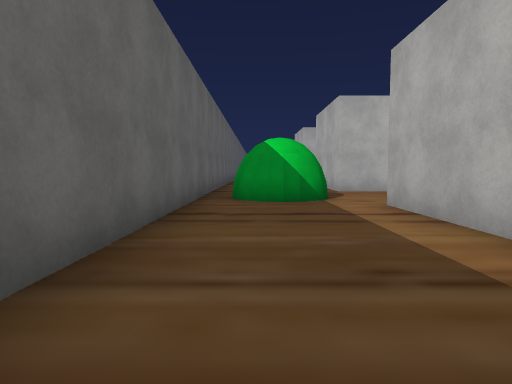
View 1 (above)

23 first-person views from a walk through a scene from a Unity 3-D project. The camera is 1.2 m above the floor, tilts 4° down and sees 75° across. The floor is counted in squares, 2 m on a side. Each view is taken from the middle of a square. On the plan, view 1 faces up. The plan holds only what a view shows up to about 10 squares ahead; the rest is blank. The place goes on beyond the plan. The player is left out. Some surface patterns are stand-ins.

View 2
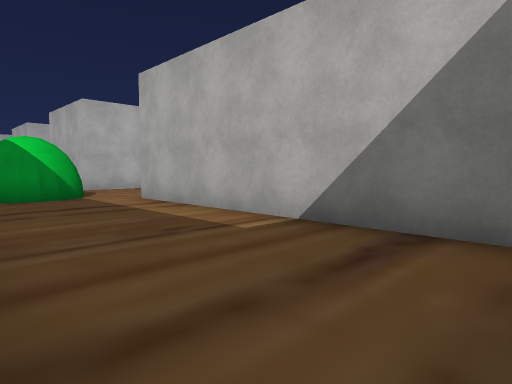

View 3
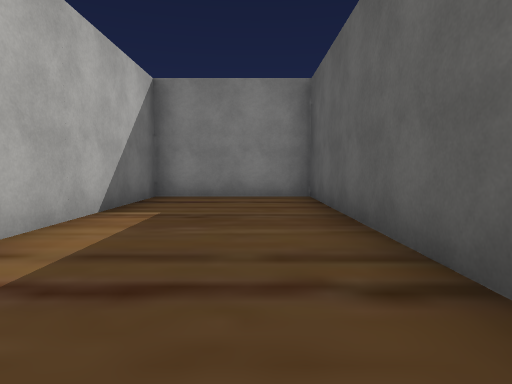

View 4
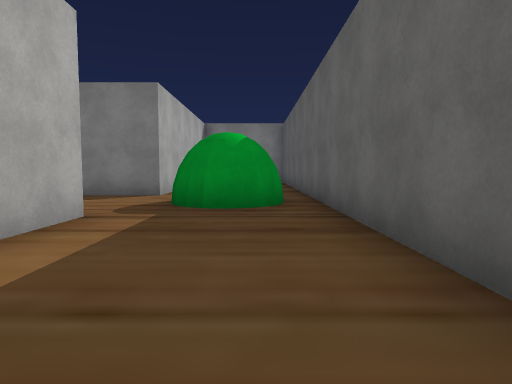

View 5
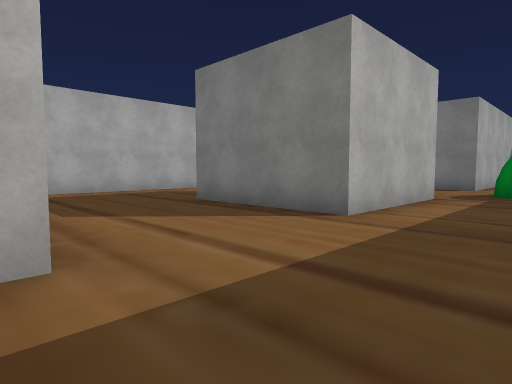

View 6
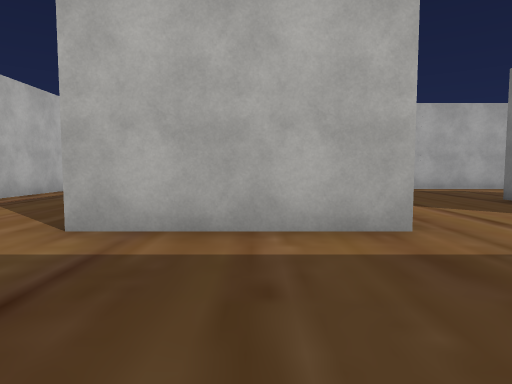

View 7
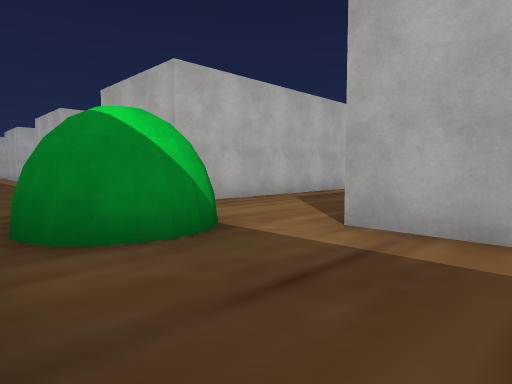

View 8
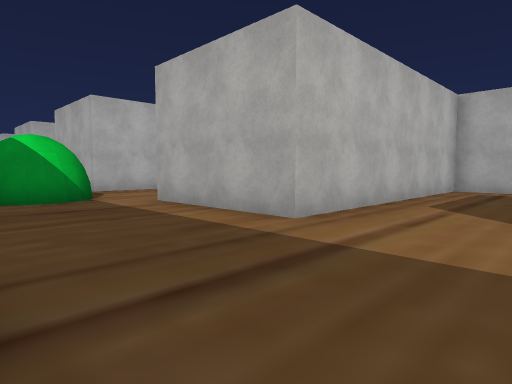

View 9
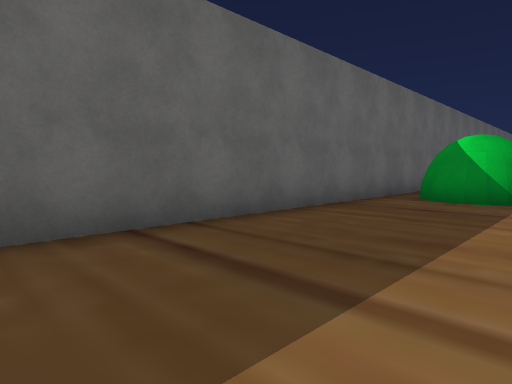

View 10
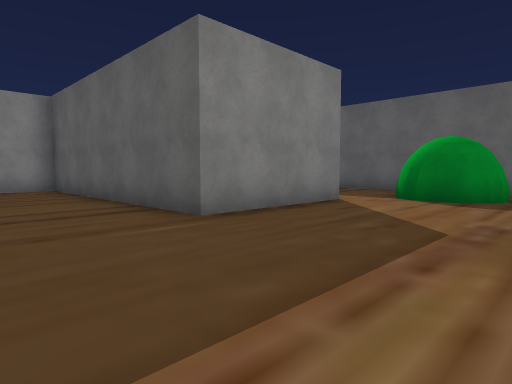

View 11
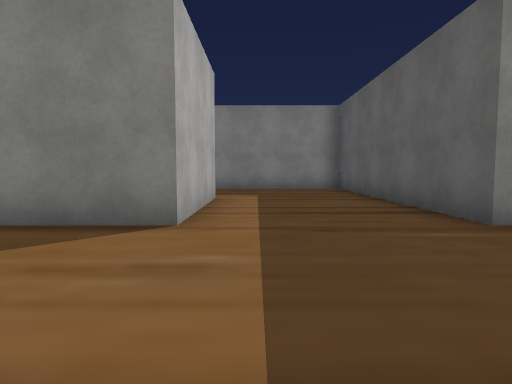

View 12
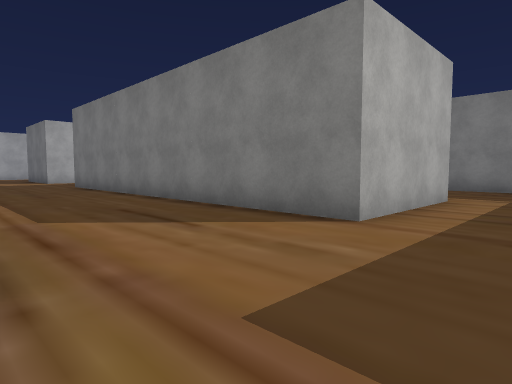

View 13
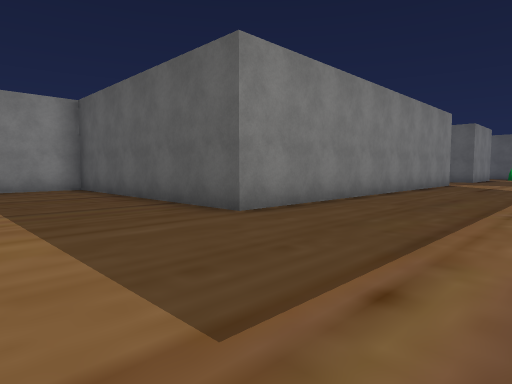

View 14
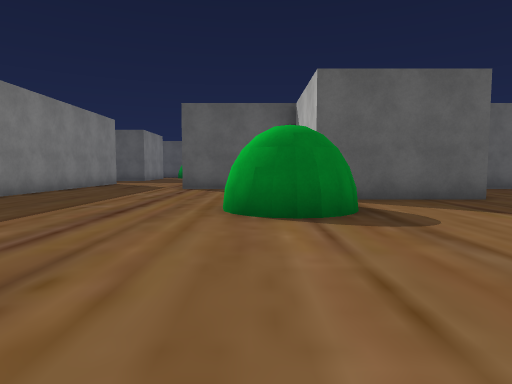

View 15
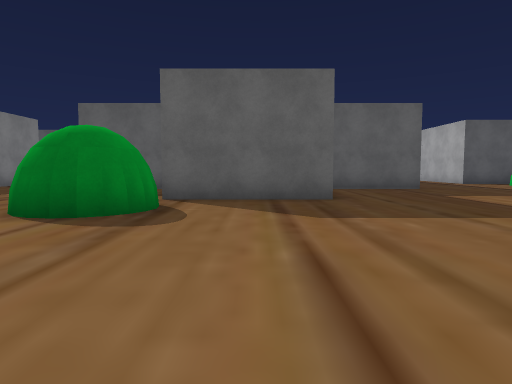

View 16
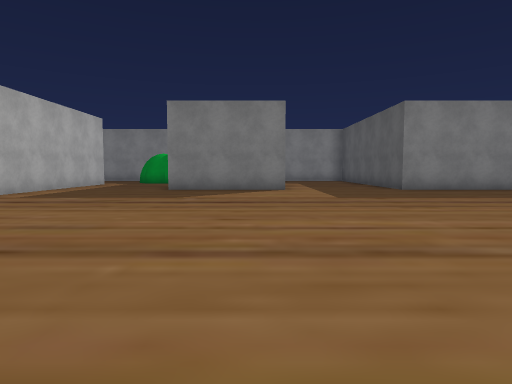

View 17
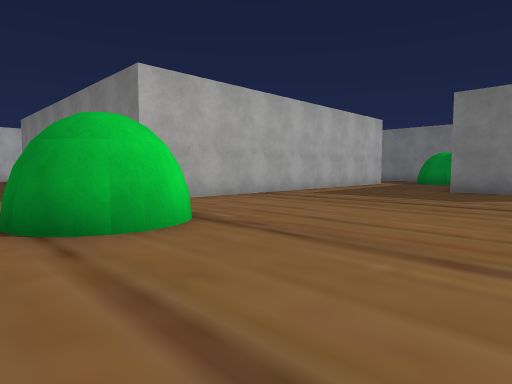

View 18
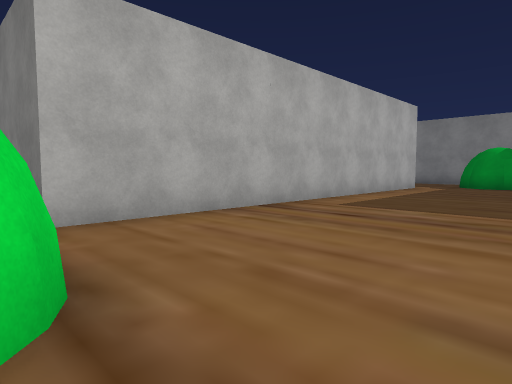

View 19
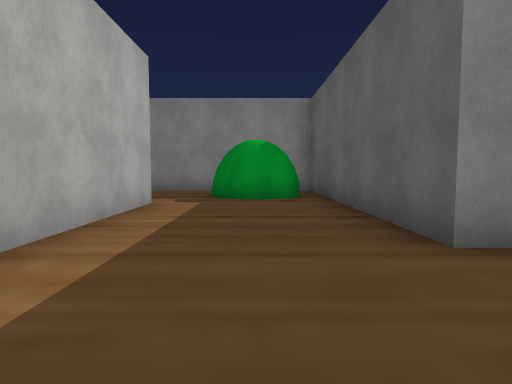

View 20
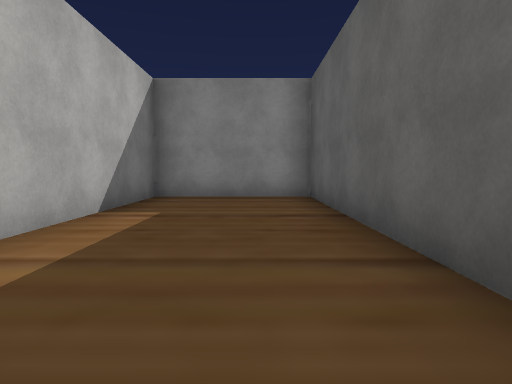

View 21
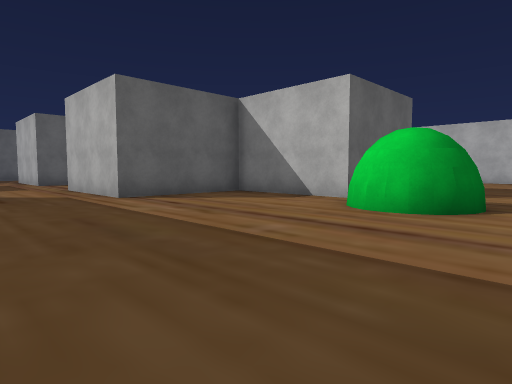

View 22
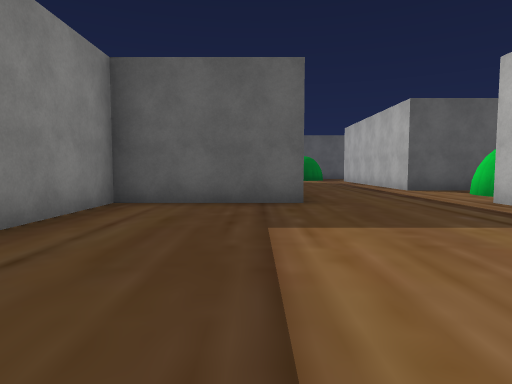

View 23
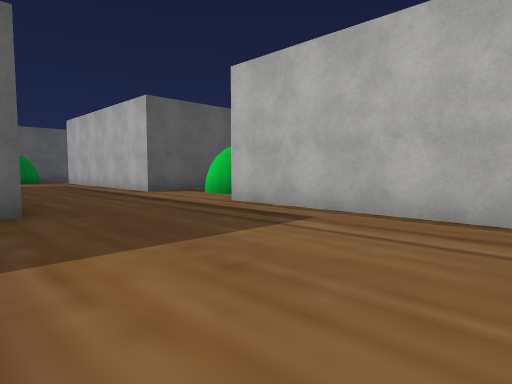

### Floor plan
Points are (right, up) in squares from view 1. A wall is a line through its corners. A room is listed if a view was taken in it or the views show most of it. See-through windows are left out.
Room 1 (views 1, 2, 3)
walls: (0.6, 6.1) (0.1, 6.2); (1.5, 6.9) (1.2, 6.4); (-1.2, 7.5) (-1.2, -1.2) (2.2, -1.2) (2.2, 5.5)
ways out: opening at (-1, 7) to room 2; opening at (2, 6) to room 2
Room 2 (views 4, 5, 6, 7, 8, 9, 10, 11, 12, 13, 14, 15, 16, 17, 18, 19, 20, 21, 22, 23)
walls: (15.5, 15.6) (15.5, 12.2) (12.2, 12.2) (12.2, 8.8) (8.8, 8.8); (17.9, 11.3) (17.7, 10.9) (17.5, 10.7); (8.8, 9.6) (8.8, 15.5) (2.2, 15.5) (2.2, 18.9); (12.2, 18.9) (12.2, 15.5) (14.9, 15.5); (22.1, 5.5) (25.5, 5.5) (25.5, -1.2); (16.5, 22.2) (12.1, 22.2); (3.5, 8.8) (2.2, 8.8) (2.2, 12.2) (5.5, 12.2); (8.8, 2.1) (8.8, 5.5) (18.8, 5.5) (18.8, -1.2) (22.2, -1.2) (22.2, 3.2); (10.9, 23.2) (10.3, 23.1) (9.9, 23.3); (26.3, 14.2) (26.8, 14.5); (26.8, 12.6) (26.2, 12.9) (26.1, 13.6); (8.8, 24.2) (8.8, 22.2) (2.2, 22.2) (2.2, 23.2); (1.4, 7.4) (1.5, 6.9); (2.2, 5.5) (5.5, 5.5) (5.5, -1.2) (6.8, -1.2); (8.2, -1.2) (9.8, -1.2); (-1.2, 11.5) (-1.2, 7.5); (-0.5, 7.2) (-0.3, 7.4) (0.2, 7.9) (0.9, 7.8); (0.6, 19.5) (0.1, 19.6); (26.1, 0.7) (26.4, 1.3) (27.2, 1.5); (28.8, 3.6) (28.8, 12.2); (-1.2, 23.1) (-1.2, 13.4)
ways out: opening at (-1, 7) to room 1; opening at (2, 6) to room 1; opening at (27, 15); opening at (28, 2.5); opening at (28, 12); gap at (26, 0)

Positions as (right, up) in squares from view 1, and headings:
1: (0, 0), facing up
2: (-1, -1), facing up-right
3: (0, 6), facing down
4: (0, 13), facing down
5: (0, 16), facing down-right
6: (-1, 17), facing right
7: (-1, 17), facing up-right
8: (-1, 13), facing up-right
9: (2, 13), facing up-left
10: (8, 9), facing down-left
11: (8, 9), facing down
12: (7, 9), facing down-right
13: (22, 9), facing down-left
14: (22, 11), facing left
15: (22, 14), facing left
16: (23, 15), facing down
17: (23, 15), facing down-right
18: (25, 13), facing down-right
19: (27, 8), facing down
20: (20, 6), facing down
21: (19, 6), facing up-left
22: (18, 18), facing left
23: (17, 18), facing up-left
